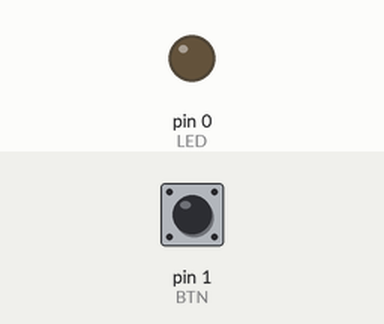
A program run on a simulated Raspberry Pi (wiringPi pin numbers). Shown: output pins drawn as LEDs (lit = HIGH). The test bench sets the inputs (shaded band); at power-on: pin 1 (BTN) HIGH. Pin numbers are wiringPi numbers.

Above: at 1.2 s.
1.3 s: pin 1 (BTN) pulled LOW for 0.15 s
At 1.37 s:
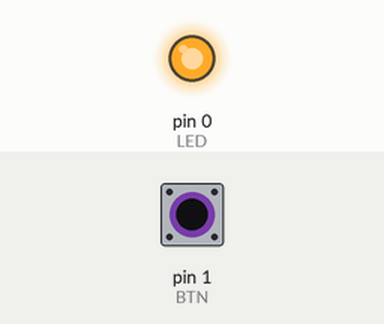
2.9 s: pin 1 (BTN) pulled LOW for 3.2 s
At 7.4 s:
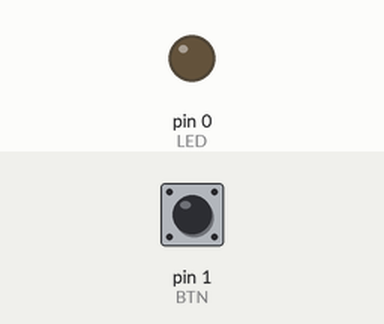
Timing chart, 0 to 8.9 s (numbered marks = the images above; inputs shaded):
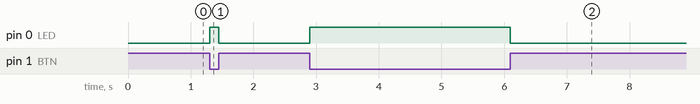

The program:

BtnLED.py
```python
import wiringpi2 as wiringpi

# Declare Constants
LED = 0
BTN = 1

INPUT = 0
OUTPUT = 1
pwm = 2

HIGH = 1
LOW = 0

PUD_DOWN = 1
PUD_UP = 2
PUD_RESET = 0


wiringpi.wiringPiSetup()


# Turn first pin 0 as output and switch it ON
wiringpi.pinMode(LED, OUTPUT)
wiringpi.digitalWrite(LED, HIGH)


# Turn first pin 1 as input
wiringpi.pinMode(BTN, INPUT)
wiringpi.pullUpDnControl(BTN, PUD_UP) #pull up to 3.3V,make btnPin a stable lev$


try:
        while True:
                if not wiringpi.digitalRead(BTN):     # If button is pressed
                        wiringpi.digitalWrite(LED, HIGH) # switch on LED.
                else:
                        wiringpi.digitalWrite(LED, LOW) # switch off LED.
                wiringpi.delay(1)                      # delay 0.05s
finally:                                 # when you CTRL+C exit, we clean up
        wiringpi.digitalWrite(LED, LOW)         # switch off LED.
        wiringpi.pinMode(LED, INPUT)              # sets ledPin to Input
    # btnPin is already an input, so no need to change anything
```

Measured:
- after the input at 1.3 s, pin 0 (LED): LOW → HIGH at once, → LOW 0.15 s later
- after the input at 2.9 s, pin 0 (LED): LOW → HIGH at once, → LOW 3.2 s later
